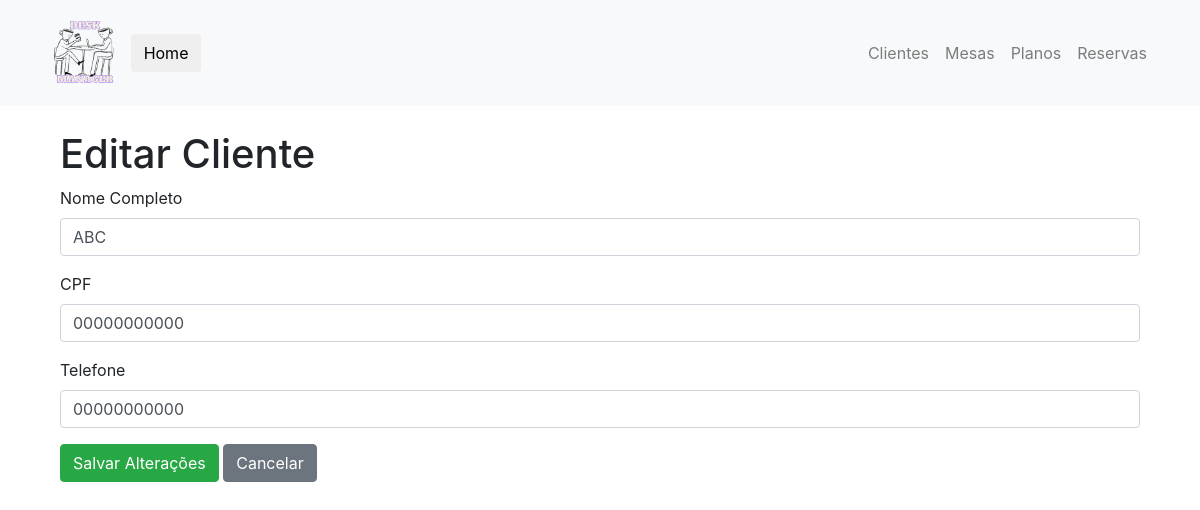
Before: /cliente/eaa36626/editar with the older database file.
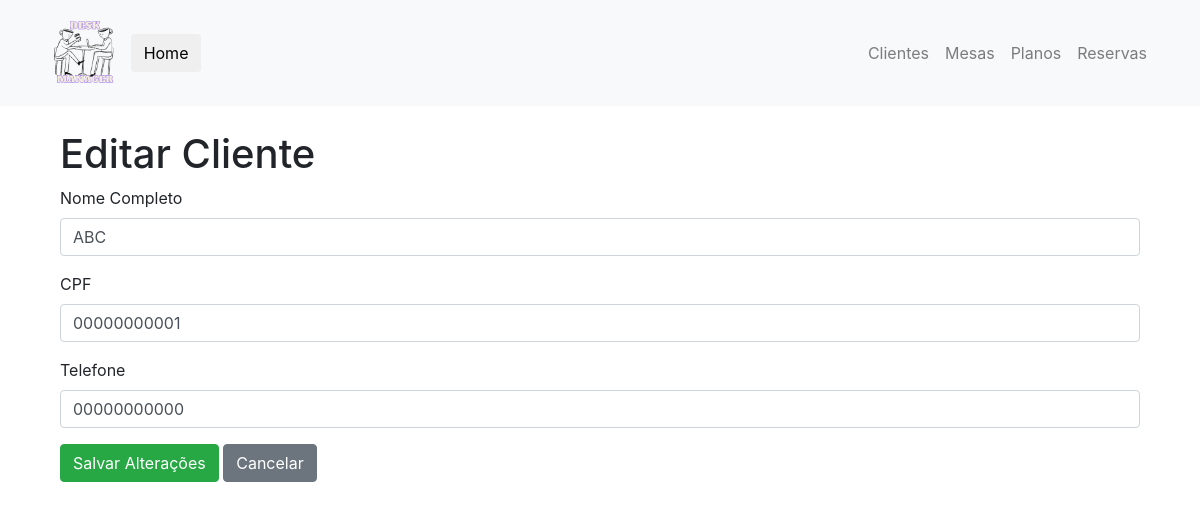
After: the same page with the newer database file.
### desk_manager/models.py (models this page shows, shortened)
class Cliente(db.Model):
    __tablename__ = 'cliente'
    id: so.Mapped[str] = so.mapped_column(sa.String, primary_key=True, default=generate_hex_id)
    nome: so.Mapped[str] = so.mapped_column(sa.String, nullable=False)
    cpf: so.Mapped[str] = so.mapped_column(sa.String, unique=True, nullable=False)
    telefone: so.Mapped[str] = so.mapped_column(sa.String, nullable=False)
    tipo_plano_id: so.Mapped[str] = so.mapped_column(sa.String, sa.ForeignKey("plano.id"), nullable=True)
    plano: so.Mapped["PlanoDeUso"] = so.relationship("PlanoDeUso", back_populates="clientes")
    reservas: so.Mapped[list["Reserva"]] = so.relationship("Reserva", back_populates="cliente")
    saldo: so.Mapped[int] = so.mapped_column(sa.Integer, nullable=True, default=0)
    @classmethod
    def buscar_cliente_por_id(cls, cliente_id):
        return cls.query.get(cliente_id)

### desk_manager/routes/cliente.py (the view, shortened to what this page needs)
@CLIENTE.route('/cliente/<string:cliente_id>/editar', methods=['GET', 'POST'])
def editar_cliente(cliente_id):
    cliente = Cliente.buscar_cliente_por_id(cliente_id)
    form = FormCadastroCliente(obj=cliente)
    return render_template('editar_cliente.html', form_cadastro_cliente=form, cliente=cliente)

### desk_manager/forms/cadastro.py
class FormCadastroCliente(FlaskForm):
    id = HiddenField('ID')
    nome = StringField('', validators=[
        DataRequired(),
        validate_nome])
    cpf = StringField('CPF', validators=[
        DataRequired(),
        length(min=11, max=11, message="O CPF deve ter exatamente 11 dígitos."),
        validate_cpf
    ], render_kw={"placeholder": "Ex: 12345678910"})
    telefone = StringField('', validators=[
        DataRequired(),
        length(min=10, max=11, message="O telefone deve ter entre 10 e 11 dígitos."),
        validate_telefone
    ],render_kw={"placeholder": '(xx) xxxx-xxxx'})
    botao_submit = SubmitField('Cadastrar Cliente')

### desk_manager/templates/editar_cliente.html (shortened to what this page needs)
{% extends "base.html" %}
{% block body %}
<div class="wrapper-doc">
    <form method="POST" action="{{ url_for('cliente.editar_cliente', cliente_id=cliente.id) }}" class="container" enctype="multipart/form-data">
        <h1 class="form-title">Editar Cliente</h1>
        <div class="form-group">
            <label class="form-control-label">Nome Completo</label>
            {% if form_cadastro_cliente.nome.errors %}
                {{ form_cadastro_cliente.nome(class="form-control is-invalid") }}
                <div class="invalid-feedback">
                    {% for erro in form_cadastro_cliente.nome.errors %}
                        {{ erro }}
                    {% endfor %}
                </div>
            {% else %}
                {{ form_cadastro_cliente.nome(class="form-control") }}
            {% endif %}
        </div>
        <div class="form-group">
            <label class="form-control-label">CPF</label>
            {% if form_cadastro_cliente.cpf.errors %}
                {{ form_cadastro_cliente.cpf(class="form-control is-invalid") }}
                <div class="invalid-feedback">
                    {% for erro in form_cadastro_cliente.cpf.errors %}
                        {{ erro }}
                    {% endfor %}
                </div>
            {% else %}
                {{ form_cadastro_cliente.cpf(class="form-control") }}
            {% endif %}
        </div>
        <div class="form-group">
            <label class="form-control-label">Telefone</label>
            {% if form_cadastro_cliente.telefone.errors %}
                {{ form_cadastro_cliente.telefone(class="form-control is-invalid") }}
                <div class="invalid-feedback">
                    {% for erro in form_cadastro_cliente.telefone.errors %}
                        {{ erro }}
                    {% endfor %}
                </div>
            {% else %}
                {{ form_cadastro_cliente.telefone(class="form-control") }}
            {% endif %}
        </div>
        <div class="form-group">
            {{ form_cadastro_cliente.botao_submit(class="btn btn-success", value="Salvar Alterações") }}
            <a href="{{ url_for('cliente.lista_clientes') }}" class="btn btn-secondary">Cancelar</a>
        </div>
    </form>
</div>
{% endblock %}

Changed rows visible on the page:
changed Cliente "ABC": cpf "00000000000" → "00000000001"
